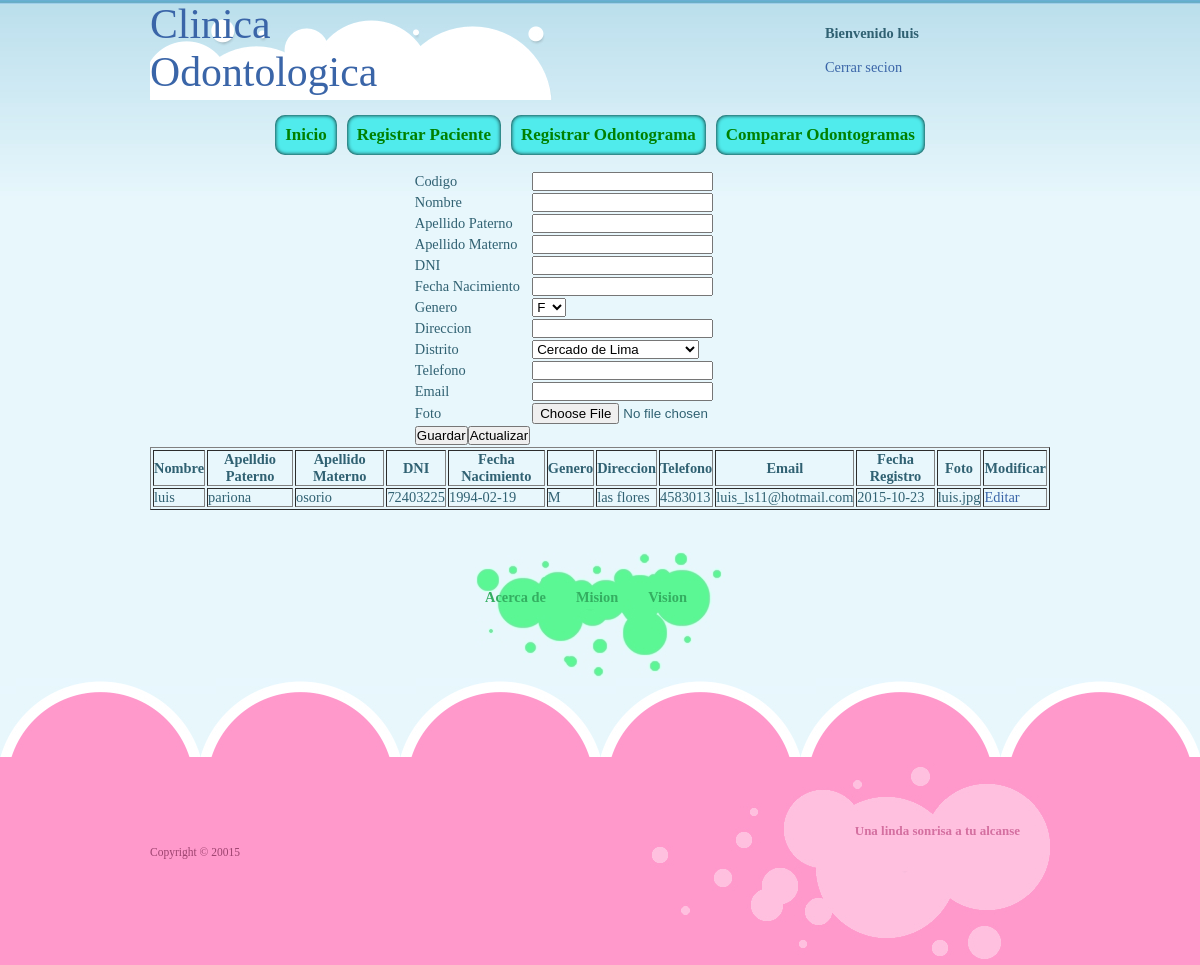
Screenshot of /registrar_paciente.php (signed in) with the database file from the repository.
### tables this page shows
CREATE TABLE IF NOT EXISTS `persona` (
  `cod_persona` int(11) NOT NULL,
  `nombre` varchar(50) NOT NULL,
  `apellido_paterno` varchar(60) NOT NULL,
  `apellido_materno` varchar(60) NOT NULL,
  `dni` varchar(8) NOT NULL,
  `fecha_nacimiento` date NOT NULL,
  `genero` varchar(2) NOT NULL,
  `direccion` varchar(250) NOT NULL,
  `telefono` varchar(15) NOT NULL,
  `email` varchar(250) NOT NULL,
  `fecha_regsitro` date NOT NULL,
  `cod_tipo_persona` int(11) NOT NULL,
  `coddistrito` int(11) NOT NULL,
  `foto` varchar(80) NOT NULL
);

### registrar_paciente.php (the view, shortened to what this page needs)
<!DOCTYPE html PUBLIC "-//W3C//DTD XHTML 1.0 Strict//EN" "http://www.w3.org/TR/xhtml1/DTD/xhtml1-strict.dtd">
<html xmlns="http://www.w3.org/1999/xhtml">
<head>
	<link rel="stylesheet" href="css/main.css" type="text/css" />
</head>
<body ng-app="app" >
        <?php
        if ($_SESSION['codper'] != null) {
            $user = $_SESSION['codper'];
            $nombre = null;
            $link = mysqli_connect("localhost","root");
            mysqli_select_db($link, "bd_odontograma");
            $result = mysqli_query($link, "select * from persona where cod_persona = $user");
            while ($row = mysqli_fetch_row($result)) {
                $nombre = $row[1];
            }
            $distritos = mysqli_query($link, "select * from distrito");
        }
        else
        {
            header("location:login.php");
        }
        ?>
	<div class="wrap">
		<div id="cabecera">
			<div id="detallelogo">
				<h1><a href="#">Clinica<br />Odontologica</a></h1>
			</div>
			<div id="detallesuser">
				<h3><?php echo "Bienvenido $nombre"  ?></h3><br/>
				<a href="login.php">Cerrar secion</a>
			</div>
		</div>
            <div id="menu" ng-controller="dientes">
			<center><ul>
				<li><a href="#">Inicio</a></li>
                                <li><a href="registrar_paciente.php">Registrar Paciente</a></li>
                                <li><a href="odontograma.php">Registrar Odontograma</a></li>
				<li><a href="#">Comparar Odontogramas</a></li>
			</ul></center>
		</div>
            <div id="text" >
                <center>
                <form method="post" enctype="multipart/form-data">
                        <table>
                    <tr>
                        <td>Codigo</td>
                        <td><input type="text" name="txtcodigo" id="txtcodigo" value=""/></td>
                    </tr>
                    <tr>
                        <td>Nombre</td>
                        <td><input type="text" name="txtnombre" id="txtnombre" /></td>
                    </tr>
                    <tr>
                        <td>Apellido Paterno</td>
                        <td><input type="text" name="txtpaterno" id="txtpaterno" /></td>
                    </tr>
                    <tr>
                        <td>Apellido Materno</td>
                        <td><input type="text" name="txtmaterno" id="txtmaterno" /></td>
                    </tr>
                    <tr>
                        <td>DNI</td>
                        <td><input type="text" name="txtdni" id="txtdni" /></td>
                    </tr>
                    <tr>
                        <td>Fecha Nacimiento</td>
                        <td><input type="text" name="txtfechaNacimiento" id="txtfechaNacimiento" /></td>
                    </tr>
                    <tr>
                        <td>Genero</td>
                        <td><select name="ddlgenero" id="ddlgenero">
                                <option value="F">F</option>
                            </select>
                        </td>
                    </tr>
                    <tr>
                        <td>Direccion</td>
                        <td><input type="text" name="txtdireccion" id="txtdireccion" /></td>
                    </tr>                    <tr>
                        <td>Distrito</td>
                        <td>
                            <select name="ddldistrito" id="ddldistrito">
                                <?php
                                while ($row = mysqli_fetch_row($distritos)) {
                                    echo "<option value='$row[0]'>$row[1]</option>";
                                }
                                ?>
                            </select>
                        </td>
                    </tr>
                    <tr>
                        <td>Telefono</td>
                        <td><input type="text" name="txttelefono" id="txttelefono" /></td>
                    </tr>
                    <tr>
                        <td>Email</td>
                        <td><input type="text" name="txtemail" id="txtemail" /></td>
                    </tr>
                    <tr>
                        <td>Foto</td>
                        <td><input type="file" name="fufoto" id="fufoto" /></td>
                    </tr>
                    <tr>
                        <td colspan="1"><center><input type="submit" name="boton" id="btnguardar" value="Guardar"/><input type="submit" name="boton"  id="btnactualizar" value="Actualizar"/></center>
                        </td>
                    </tr>
                        </table>
                        <table border="1">
                            <th>Nombre</th><th>Apelldio Paterno</th><th>Apellido Materno</th><th>DNI</th><th>Fecha Nacimiento</th><th>Genero</th><th>Direccion</th><th>Telefono</th><th>Email</th><th>Fecha Registro</th><th>Foto</th><th>Modificar</th>
                            <?php
                            $result = mysqli_query($link, "Select * from persona");
                            while ($row = mysqli_fetch_row($result)) {
                                echo "<tr><td>$row[1]</td><td>$row[2]</td><td>$row[3]</td><td>$row[4]</td><td>$row[5]</td><td>$row[6]</td><td>$row[7]</td><td>$row[8]</td><td>$row[9]</td><td>$row[10]</td><td>$row[13]</td><td><a href='#' class='aEditar' id='aEditar' value='$row[4]'>Editar</a></td></tr>";
                            }
                            ?>
                        </table>
                </form>
                </center>
            </div>
		<div id="green_bubble">
			<p><a href="#">Acerca de</a><a href="#">Mision</a><a href="#">Vision</a></p>
		</div>
	</div>
	<div id="footer">
		<div class="wrap">
			<div id="bubble"><p>Una linda sonrisa a tu alcanse</p></div>
			<div id="copyright">
				<p>Copyright &copy; 20015</p>
			</div>
		</div>
	</div>
</body>
</html>

### css/main.css (style rules this page uses)
* { margin:0;padding:0; }
ul,ol { list-style:none }
h1,h2,h3,h4,h5,h6,pre,code { font-size:1em; }
body { font: .9em Georgia, "Times New Roman", Arial, Sans-Serif; background: #E8F7FC url(../images/bg.jpg) repeat-x; color: #306172; }
a { color: #3A65A8; text-decoration: none; }
h1 { font-size: 2.9em; font-weight: normal; }
p { clear: both; margin: 5px 0 15px; line-height: 1.7em; }
.wrap { margin: 0 auto; width: 900px; }
#cabecera { height: 100px; background: url(../images/white_bubbles.jpg) no-repeat fixed; }
#detallesuser { margin-top: 25px; width: 25%; float: right; }
#detallelogo { float: left; width: 75%; }
#menu ul { list-style-type: none; font-size: 0px; }
#menu { margin-top: 15px; margin-bottom: 15px; }
#menu ul li { display: inline-block; padding: 10px; margin: 0px 5px 0px 5px; background-color: #50EBEC; box-shadow: 0px 0px 4px #000 inset; border-radius: 10px 10px 10px 10px; cursor: pointer; }
#menu ul li a { font-size: 17px; text-decoration: none; font-weight: bold; color: green; }
#text { clear: both; margin: 0 0 40px; }
#green_bubble { padding: 30px 0 68px 280px; height: 30px; background: url(../images/green_bubbles.jpg) no-repeat center ; }
#green_bubble a { color: #34AE61; font-weight: bold; margin: 0 30px 0 0; }
#green_bubble p { margin-left: 55px; }
#footer { padding: 85px 0 5px 0; background: #FF99CB url(../images/bottom.jpg) repeat-x; }
#copyright { float: left; margin: 80px 0 0; color: #9D436F; font-size: .8em; }
#copyright p { margin: 0 0 5px; }
#bubble { float: right; font-size: .9em; font-weight: bold; color: #D46FA0; background: url(../images/pink_bubbles.jpg) no-repeat; width: 220px; height: 145px; padding: 52px 30px 0 150px; text-align: right; }

### rows the page displays
persona: nombre "luis", apellido_paterno "pariona", apellido_materno "osorio", dni "72403225", fecha_nacimiento "1994-02-19", genero "M", direccion "las flores", telefono "4583013", email "luis_ls11@hotmail.com", fecha_regsitro "2015-10-23", foto "luis.jpg"

### other values shown
form field ddldistrito "Cercado de Lima"
